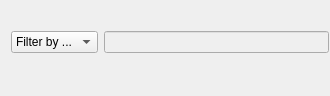
<?xml version="1.0" encoding="UTF-8"?>
<ui version="4.0">
 <class>CTSearchPatient</class>
 <widget class="QWidget" name="CTSearchPatient">
  <property name="geometry">
   <rect>
    <x>0</x>
    <y>0</y>
    <width>330</width>
    <height>96</height>
   </rect>
  </property>
  <property name="sizePolicy">
   <sizepolicy hsizetype="Preferred" vsizetype="Preferred">
    <horstretch>0</horstretch>
    <verstretch>0</verstretch>
   </sizepolicy>
  </property>
  <property name="windowTitle">
   <string>Form</string>
  </property>
  <layout class="QHBoxLayout" name="horizontalLayout" stretch="0,1">
   <property name="topMargin">
    <number>0</number>
   </property>
   <property name="rightMargin">
    <number>1</number>
   </property>
   <item>
    <widget class="QComboBox" name="qcbSearchBy">
     <item>
      <property name="text">
       <string>Filter by ...</string>
      </property>
     </item>
     <item>
      <property name="text">
       <string>Reference</string>
      </property>
     </item>
     <item>
      <property name="text">
       <string>First name</string>
      </property>
     </item>
     <item>
      <property name="text">
       <string>Last name</string>
      </property>
     </item>
     <item>
      <property name="text">
       <string>Father</string>
      </property>
     </item>
     <item>
      <property name="text">
       <string>Mother</string>
      </property>
     </item>
     <item>
      <property name="text">
       <string>Gest. age</string>
      </property>
     </item>
    </widget>
   </item>
   <item>
    <widget class="QLineEdit" name="qleINputSearch">
     <property name="enabled">
      <bool>false</bool>
     </property>
     <property name="sizePolicy">
      <sizepolicy hsizetype="MinimumExpanding" vsizetype="Fixed">
       <horstretch>0</horstretch>
       <verstretch>0</verstretch>
      </sizepolicy>
     </property>
    </widget>
   </item>
  </layout>
 </widget>
 <resources/>
 <connections/>
</ui>
